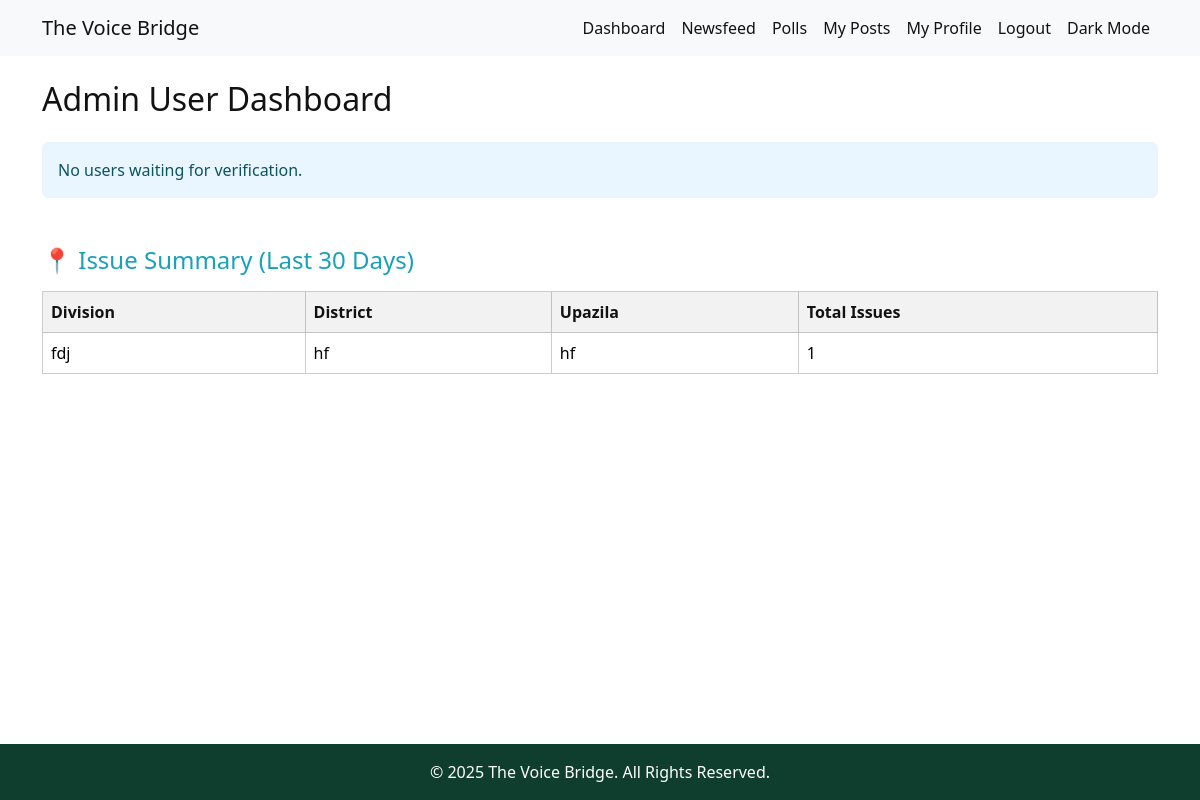
Page /dashboard/ (signed in) on the committed database.
### issues/models.py (models this page shows, shortened)
class Issue(models.Model):
    user = models.ForeignKey(CustomUser, on_delete=models.SET_NULL, null=True, blank=True)
    title = models.CharField(max_length=200)
    description = models.TextField()
    image = models.ImageField(upload_to='issue_images/', blank=True, null=True)
    division = models.CharField(max_length=100)
    district = models.CharField(max_length=100)
    upazila = models.CharField(max_length=100)
    created_at = models.DateTimeField(auto_now_add=True)
    anonymous = models.BooleanField(default=False)
    status = models.CharField(max_length=20, choices=STATUS_CHOICES, default='Pending')

### users/views.py (the view)
# urls.py: path('dashboard/', views.dashboard, name='dashboard'),
@login_required
def dashboard(request):
    if request.user.is_govt:
        unverified_users = CustomUser.objects.filter(is_govt=False, is_verified=False).exclude(nid_number__isnull=True)
        last_30_days = timezone.now() - timedelta(days=30)
        from django.db.models import Count
        issue_summary = Issue.objects.filter(created_at__gte=last_30_days).values(
            'division', 'district', 'upazila'
        ).annotate(total=Count('id')).order_by('-total')
        return render(request, 'users/govt_dashboard.html', {
            'unverified_users': unverified_users,
            'issue_summary': issue_summary
        })
    else:
        pending_users = CustomUser.objects.filter(is_govt=False, is_verified=False).exclude(nid_number__isnull=True)
        return render(request, 'users/dashboard.html', {'pending_users': pending_users})

### templates/users/govt_dashboard.html (shortened to what this page needs)
{% extends 'base.html' %}
{% block content %}
<h2 class="mb-4">Admin User Dashboard</h2>
{% if unverified_users %}
  <div class="card p-3 mb-3">
    <h4 style="color: var(--link-color, #f1c40f)">Users Awaiting Verification</h4>
    <ul class="list-group list-group-flush">
      {% for user in unverified_users %}
        <li class="list-group-item d-flex justify-content-between align-items-center">
          <div>
            <strong>{{ user.username }}</strong> - NID: {{ user.nid_number }}
          </div>
          <form method="POST" action="{% url 'approve_user' user.id %}">
            {% csrf_token %}
            <button class="btn btn-success btn-sm">✅ Approve</button>
          </form>
        </li>
      {% endfor %}
    </ul>
  </div>
{% else %}
  <div class="alert alert-info">No users waiting for verification.</div>
{% endif %}
<h4 class="mt-5 mb-3" style="color: #17a2b8;">📍 Issue Summary (Last 30 Days)</h4>
{% if issue_summary %}
  <div class="table-responsive">
    <table class="table table-bordered table-hover">
      <thead>
        <tr>
          <th>Division</th>
          <th>District</th>
          <th>Upazila</th>
          <th>Total Issues</th>
        </tr>
      </thead>
      <tbody>
        {% for item in issue_summary %}
          <tr>
            <td>{{ item.division }}</td>
            <td>{{ item.district }}</td>
            <td>{{ item.upazila }}</td>
            <td>{{ item.total }}</td>
          </tr>
        {% endfor %}
      </tbody>
    </table>
  </div>
{% else %}
  <p class="text-muted">No issues reported in the last 30 days.</p>
{% endif %}
{% endblock %}

### templates/base.html (style rules this page uses)
:root { --bg-color: #ffffff; --text-color: #121212; --nav-bg: #f8f9fa; --nav-text: #121212; --footer-bg: #0F3D2E; --footer-text: #ffffff; }
html, body { height: 100%; margin: 0; background-color: var(--bg-color); color: var(--text-color); }
body { display: flex; flex-direction: column; }

### templates/users/govt_dashboard.html (style rules this page uses)
:root { --bg-color: #ffffff; --text-color: #121212; --card-bg: rgba(0, 0, 0, 0.05); --card-border: rgba(0, 0, 0, 0.1); --table-bg: #ffffff; --table-text: #121212; --table-border: rgba(0, 0, 0, 0.2); --alert-info-bg: #e9f5ff; --alert-info-text: #0c5460; }
body { background-color: var(--bg-color); color: var(--text-color); transition: all 0.3s ease; }
.table { background-color: var(--table-bg); color: var(--table-text); border-color: var(--table-border); }
.table thead th { background-color: var(--card-bg); color: var(--text-color); }
.alert-info { background-color: var(--alert-info-bg); color: var(--alert-info-text); border: none; }

### rows in the picture
Issue: division "fdj", district "hf", upazila "hf", total "1"
